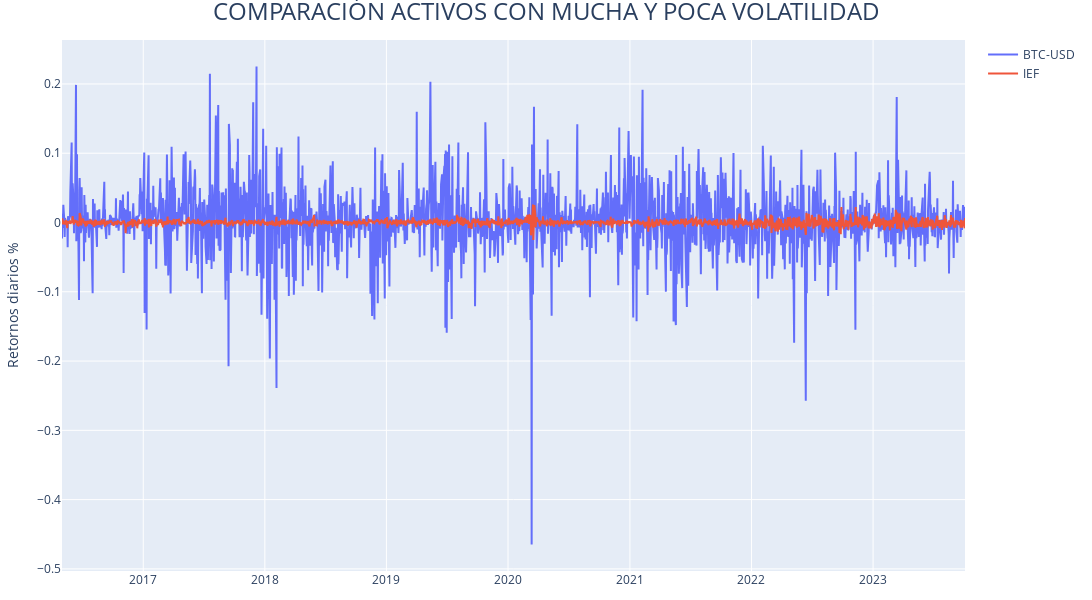

The notebook cell saved with this chart:
### Markdown cell above
## 3- Comparación retornos de activos con distinta volatilidad

VEAMOS AHORA CÓMO SON LOS RETORNOS DIARIOS DE UN ACTIVO CON MUCHA VOLATILIDAD Y CON POCO VOLATILIDAD

### Code cell
# Crear un gráfico de líneas con Plotly
fig = go.Figure()

fig.add_trace(go.Scatter(x=ret_close_df.loc['2016-05-01':,  :].index, 
                         y=ret_close_df.loc['2016-05-01':,  :]['BTC-USD'], 
                         mode='lines',
                         name='BTC-USD'))

fig.add_trace(go.Scatter(x=ret_close_df.loc['2016-05-01':,  :].index, 
                         y=ret_close_df.loc['2016-05-01':,  :]['IEF'], 
                         mode='lines',
                         name='IEF')) #iShares 7-10 Year Treasury Bond ETF

# Añadir títulos
fig.update_layout(
    title="COMPARACIÓN ACTIVOS CON MUCHA Y POCA VOLATILIDAD",
    title_font=dict(size=24),  # Ajusta el tamaño del título
    title_x=0.5,  # Centra el título
    yaxis_title="Retornos diarios %",
    margin=dict(l=20, r=20, b=20, t=40),  # Ajusta los márgenes para hacer los bordes más pequeños
    height=600,  # Ajusta la altura de la figura
    width = 1400 
)

### Figure 1 — Plotly figure (JSON) as saved in the notebook; plotly's stock layout.template omitted (floating-point values rounded to 4 significant figures; data arrays with more than 128 entries replaced by an {"elided": "..."} marker saying what was removed)
{"data": [{"mode": "lines", "name": "BTC-USD", "type": "scatter", "x": {"elided": "1853 str values"}, "y": {"elided": "1853 float values"}}, {"mode": "lines", "name": "IEF", "type": "scatter", "x": {"elided": "1853 str values"}, "y": {"elided": "1853 float values"}}], "layout": {"height": 600, "margin": {"b": 20, "l": 20, "r": 20, "t": 40}, "title": {"font": {"size": 24}, "text": "COMPARACIÓN ACTIVOS CON MUCHA Y POCA VOLATILIDAD", "x": 0.5}, "width": 1400, "yaxis": {"title": {"text": "Retornos diarios %"}}}}
